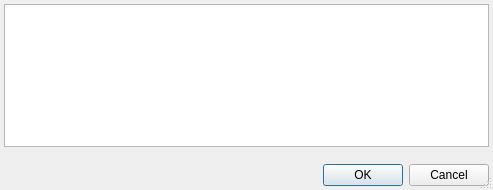
<?xml version="1.0" encoding="UTF-8"?>
<ui version="4.0">
 <class>ExposeStatisticsDialog</class>
 <widget class="QDialog" name="ExposeStatisticsDialog">
  <property name="windowModality">
   <enum>Qt::ApplicationModal</enum>
  </property>
  <property name="geometry">
   <rect>
    <x>0</x>
    <y>0</y>
    <width>493</width>
    <height>190</height>
   </rect>
  </property>
  <property name="windowTitle">
   <string>Внимание!</string>
  </property>
  <property name="sizeGripEnabled">
   <bool>true</bool>
  </property>
  <layout class="QGridLayout">
   <property name="margin">
    <number>4</number>
   </property>
   <property name="spacing">
    <number>4</number>
   </property>
   <item row="1" column="0">
    <spacer>
     <property name="orientation">
      <enum>Qt::Vertical</enum>
     </property>
     <property name="sizeHint" stdset="0">
      <size>
       <width>20</width>
       <height>61</height>
      </size>
     </property>
    </spacer>
   </item>
   <item row="2" column="0">
    <widget class="QDialogButtonBox" name="buttonBox">
     <property name="orientation">
      <enum>Qt::Horizontal</enum>
     </property>
     <property name="standardButtons">
      <set>QDialogButtonBox::Cancel|QDialogButtonBox::Ok</set>
     </property>
    </widget>
   </item>
   <item row="0" column="0">
    <widget class="QTextEdit" name="txtStats"/>
   </item>
  </layout>
 </widget>
 <tabstops>
  <tabstop>buttonBox</tabstop>
 </tabstops>
 <resources/>
 <connections>
  <connection>
   <sender>buttonBox</sender>
   <signal>accepted()</signal>
   <receiver>ExposeStatisticsDialog</receiver>
   <slot>accept()</slot>
   <hints>
    <hint type="sourcelabel">
     <x>227</x>
     <y>122</y>
    </hint>
    <hint type="destinationlabel">
     <x>149</x>
     <y>126</y>
    </hint>
   </hints>
  </connection>
  <connection>
   <sender>buttonBox</sender>
   <signal>rejected()</signal>
   <receiver>ExposeStatisticsDialog</receiver>
   <slot>reject()</slot>
   <hints>
    <hint type="sourcelabel">
     <x>235</x>
     <y>122</y>
    </hint>
    <hint type="destinationlabel">
     <x>240</x>
     <y>126</y>
    </hint>
   </hints>
  </connection>
 </connections>
</ui>
